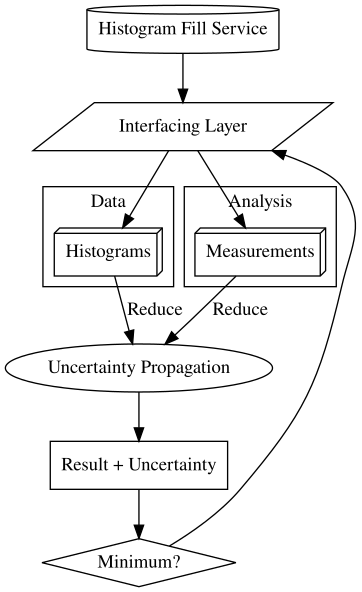

This figure's Python source:
import pygraphviz as pgv


G = pgv.AGraph(strict=False, directed=True)

G.add_node('Histogram Fill Service', shape='cylinder')
G.add_node('Interfacing Layer', shape='parallelogram')
G.add_edge('Histogram Fill Service', 'Interfacing Layer')

G.add_node('Measurements', shape='box3d')
G.add_edge('Interfacing Layer', 'Measurements')

G.add_node('Histograms', shape='box3d')
G.add_edge('Interfacing Layer', 'Histograms')
#--------

G.add_subgraph(['Measurements'], label='Analysis', name='cluster_Analysis')
G.add_subgraph(['Histograms'], label='Data', name='cluster_Data')


#-------------------------

G.add_node('Uncertainty Propagation')
G.add_edge('Measurements', 'Uncertainty Propagation', label=' Reduce')
G.add_edge('Histograms', 'Uncertainty Propagation', label=' Reduce')
#--------------------------

G.add_node('Result + Uncertainty', shape='box')
G.add_edge('Uncertainty Propagation', 'Result + Uncertainty')

#--------------------------
G.add_node('Minimum?', shape='diamond')
G.add_edge('Result + Uncertainty', 'Minimum?')
G.add_edge('Minimum?', 'Interfacing Layer', constraint=False)

G.layout(prog='dot')
G.draw('analysis_flowchart_distributed_optimization.svg', prog='dot')
